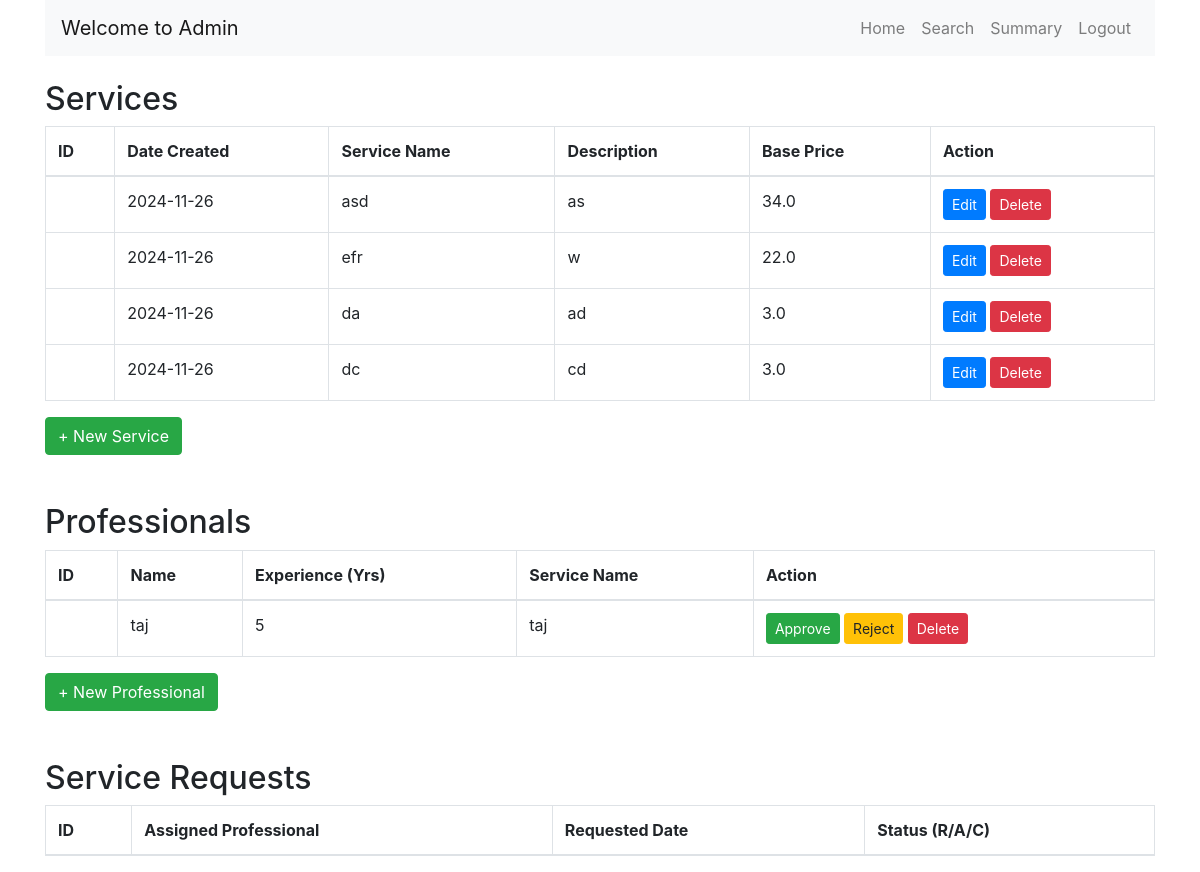
The page /admin on the database its author committed.
### models.py (models this page shows, shortened)
class Service(db.Model):
    __tablename__ = 'service'
    service_id = db.Column(db.Integer, autoincrement=True, primary_key=True)
    name = db.Column(db.String(100), nullable=False)
    description = db.Column(db.Text, nullable=True)
    base_price = db.Column(db.Float, nullable=False)
    date_created = db.Column(db.DateTime, default=datetime.utcnow)
    image = db.Column(db.String(255), nullable=True)

class ServiceProfessional(db.Model):
    __tablename__ = 'service_professionals'
    prof_id = db.Column(db.Integer, primary_key=True, autoincrement=True)  # Set autoincrement=True
    username = db.Column(db.String(255), unique=True, nullable=False)
    password = db.Column(db.String(200), nullable=False)
    name = db.Column(db.String(250), nullable=False)
    service_type = db.Column(db.String(100), nullable=False)
    experience = db.Column(db.String(100), nullable=True)
    address = db.Column(db.Text, nullable=False)
    contact = db.Column(db.String(15), nullable=False)
    pincode = db.Column(db.String(10), nullable=False)
    date_created = db.Column(db.DateTime, default=datetime.utcnow)  # Use func.current_date()

### admin_routes.py (the view)
@admin_bp.route('/admin')
def home():
    services = Service.query.all()
    professionals = ServiceProfessional.query.all()
    service_requests = ServiceRequest.query.all()
    return render_template('admin_panel/admin_dashboard.html', services=services,
                           professionals=professionals, service_requests=service_requests)

### templates/admin_panel/admin_dashboard.html (shortened to what this page needs)
{% extends "admin_panel/base.html" %}
{% block content %}
<div class="container">
    <nav class="navbar navbar-expand-lg navbar-light bg-light">
        <a class="navbar-brand" href="#">Welcome to Admin</a>
        <div class="collapse navbar-collapse" id="navbarNav">
            <ul class="navbar-nav ml-auto">
                <li class="nav-item"><a class="nav-link" href="{{ url_for('main.admin_dashboard') }}">Home</a></li>
                <li class="nav-item"><a class="nav-link" href="{{ url_for('admin.search') }}">Search</a></li>
                <li class="nav-item"><a class="nav-link" href="{{ url_for('admin.summary') }}">Summary</a></li>
                <li class="nav-item"><a class="nav-link" href="{{ url_for('auth.logout') }}">Logout</a></li>
            </ul>
        </div>
    </nav>
    <div class="mt-4">
        <h2>Services</h2>
        <table class="table table-bordered">
            <thead>
                <tr>
                    <th>ID</th>
                    <th>Date Created</th>
                    <th>Service Name</th>
                    <th>Description</th>
                    <th>Base Price</th>
                    <th>Action</th>
                </tr>
            </thead>
            <tbody>
                {% for service in services %}
                <tr>
                    <td>{{ service.id }}</td>
                    <td>{{ service.date_created.strftime('%Y-%m-%d') }}</td>
                    <td>{{ service.name }}</td>
                    <td>{{ service.description }}</td>
                    <td>{{ service.base_price }}</td>
                    <td>
                        <a href="{{ url_for('admin.edit_service', service_id=service.service_id) }}" class="btn btn-primary btn-sm">Edit</a>
                        <a href="{{ url_for('admin.delete_service', service_id=service.service_id) }}" class="btn btn-danger btn-sm">Delete</a>
                    </td>
                </tr>
                {% endfor %}
            </tbody>
        </table>
        <a href="{{ url_for('admin.add_service') }}" class="btn btn-success">+ New Service</a>
        <h2 class="mt-5">Professionals</h2>
        <table class="table table-bordered">
            <thead>
                <tr>
                    <th>ID</th>
                    <th>Name</th>
                    <th>Experience (Yrs)</th>
                    <th>Service Name</th>
                    <th>Action</th>
                </tr>
            </thead>
            <tbody>
                {% for professional in professionals %}
                <tr>
                    <td>{{ professional.id }}</td>
                    <td>{{ professional.name }}</td>
                    <td>{{ professional.experience }}</td>
                    <td>{{ professional.name }}</td>
                    <td>
                        <a href="{{ url_for('admin.approve_professional', professional_id=professional.prof_id) }}" class="btn btn-success btn-sm">Approve</a>
                        <a href="{{ url_for('admin.reject_professional', professional_id=professional.prof_id) }}" class="btn btn-warning btn-sm">Reject</a>
                        <a href="{{ url_for('admin.delete_professional', professional_id=professional.prof_id) }}" class="btn btn-danger btn-sm">Delete</a>
                    </td>
                </tr>
                {% endfor %}
            </tbody>
        </table>
        <a href="{{ url_for('admin.add_professional') }}" class="btn btn-success">+ New Professional</a>
        <h2 class="mt-5">Service Requests</h2>
        <table class="table table-bordered">
            <thead>
                <tr>
                    <th>ID</th>
                    <th>Assigned Professional</th>
                    <th>Requested Date</th>
                    <th>Status (R/A/C)</th>
                </tr>
            </thead>
        </table>
    </div>
</div>
{% endblock %}

### templates/admin_panel/base.html (shortened to what this page needs)
<!DOCTYPE html>
<html lang="en">
<head>
    <link rel="stylesheet" href="https://stackpath.bootstrapcdn.com/bootstrap/4.5.2/css/bootstrap.min.css">
</head>
<body>
    <div class="container-fluid">
        {% block content %}{% endblock %}
    </div>
</body>
</html>

### rows shown on the page
Service: date_created "2024-11-26", name "asd", description "as", base_price "34.0"
Service: date_created "2024-11-26", name "efr", description "w", base_price "22.0"
Service: date_created "2024-11-26", name "da", description "ad", base_price "3.0"
Service: date_created "2024-11-26", name "dc", description "cd", base_price "3.0"
ServiceProfessional: name "taj", experience "5"
